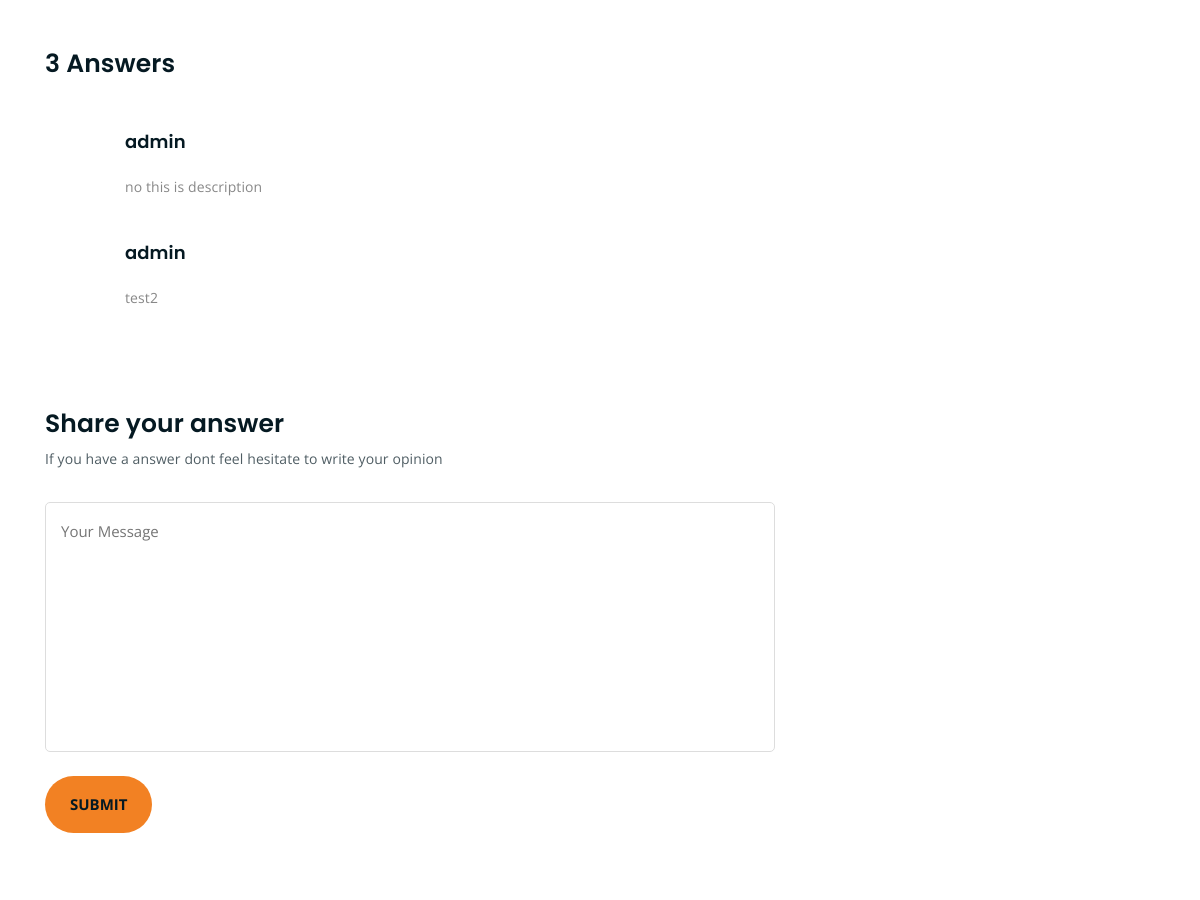
Page /Question/1/ (middle part) on the earlier database version.
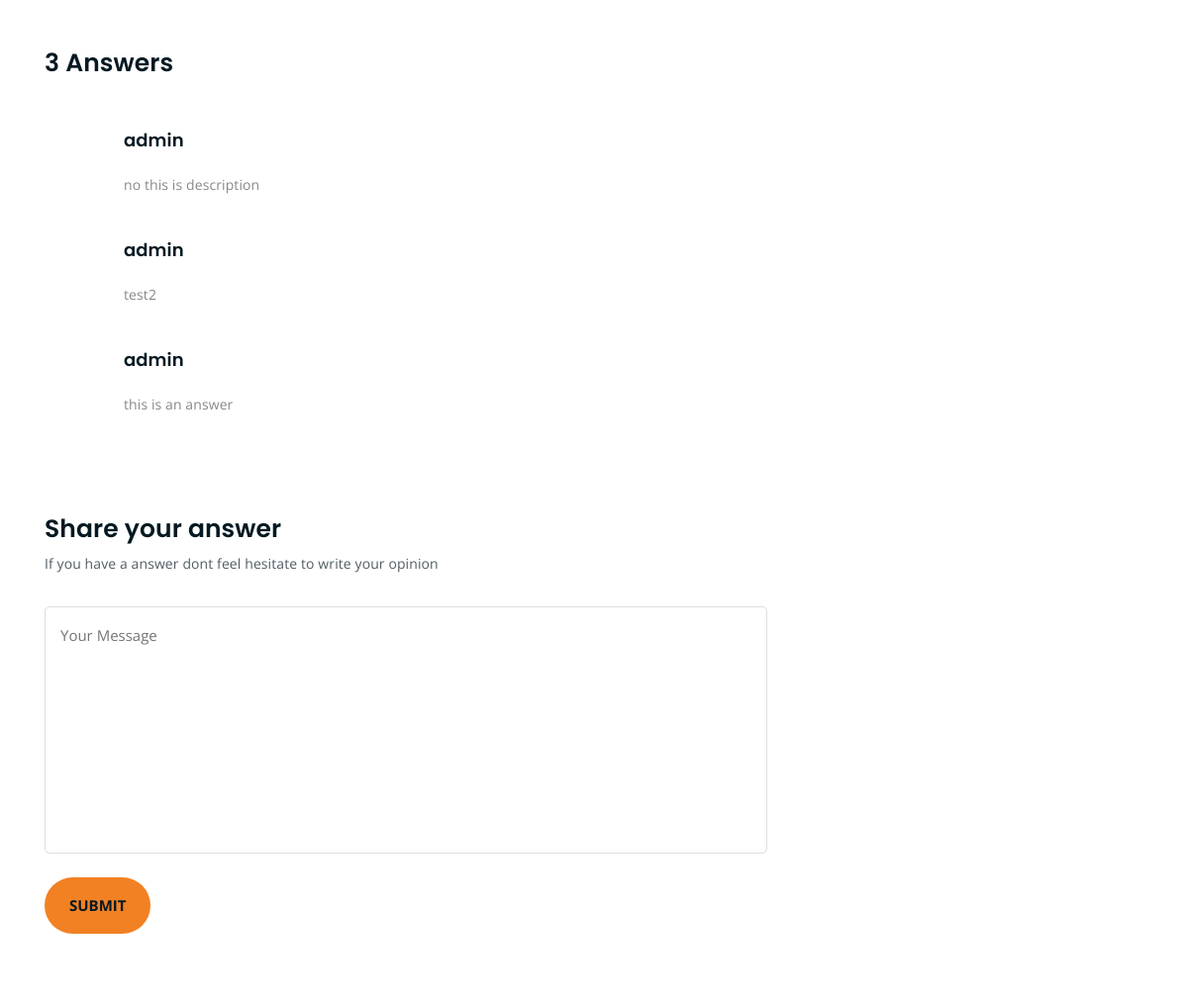
Same page on the later database version.
### main/models.py (models this page shows)
class Answer(models.Model):
    question = models.ForeignKey(Question,on_delete=models.CASCADE)
    description = models.TextField()
    image = models.ImageField(upload_to='mainapp/question_images/', null=True)
    student = models.ForeignKey(User, on_delete=models.CASCADE)
    date_posted = models.DateTimeField(default=datetime.datetime.now())

### main/views.py (the view)
# urls.py: path("Question/<int:pk>/", QuestionDetailView, name="Questions-detail"),
def QuestionDetailView(request, pk):
    context = {
        "question": Question.objects.filter(pk=pk).first(),
        "answers": Answer.objects.filter(question__pk=pk),
    }
    return render(request, "main/Question_detail.html", context)

### main/templates/main/Question_detail.html (shortened to what this page needs)
{% extends "main/base.html" %} {% block content%}
<div class="mt-150 mb-150">
    <div class="container">
        <div class="row">
            <div class="col-lg-8">
                <div class="single-article-section">
                    <div class="comments-list-wrap">
                        <h3 class="comment-count-title">3 Answers</h3>
                        <div class="comment-list">
                            {%for ans in answers%}
                            <div class="single-comment-body">
                                <div class="comment-text-body">
                                    <h4>{{ans.student.username}} </h4>
                                    <p>{{ans.description}}</p>
                                </div>
                            </div>
                            {%endfor%}
                        </div>
                    </div>
                    <div class="comment-template">
                        <h4>Share your answer</h4>
                        <p>If you have a answer dont feel hesitate to write your opinion</p>
                        <form action="{% url 'answers' question.pk %}" method="POST">
                            <p><textarea name="answer" id="answer" cols="30" rows="10"
                                    placeholder="Your Message"></textarea></p>
                            <p><input type="submit" value="Submit"></p>
                        </form>
                    </div>
                </div>
            </div>
            <div class="col-lg-4">
            </div>
        </div>
    </div>
</div>
{% endblock content%}

Differences in the rows shown:
added Answer: student.username "admin", description "this is an answer"
